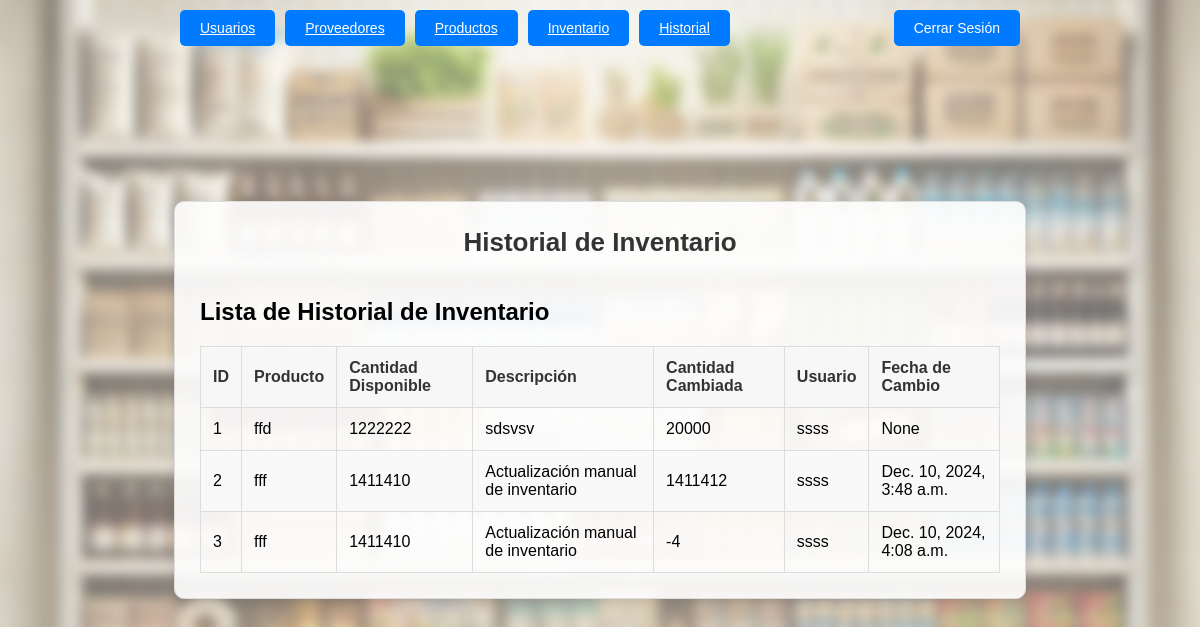
The app's page /historial/ (signed in), older data.
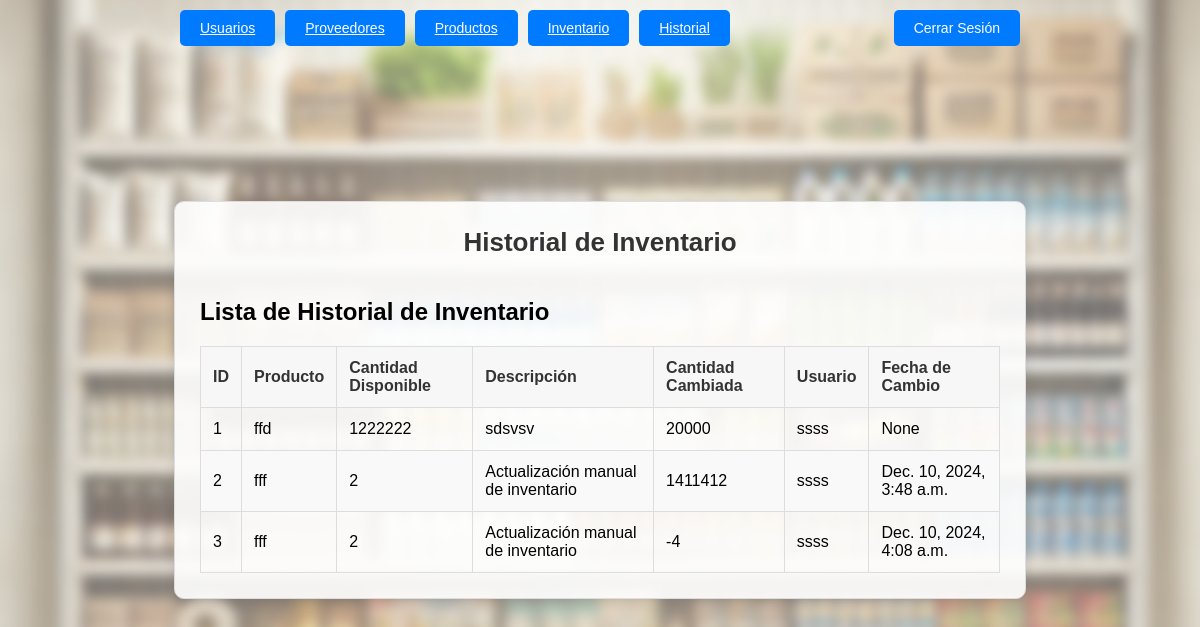
The same page, newer data.
### inventario/models.py (models this page shows, shortened)
class HistorialInventario(models.Model):
    inventario = models.ForeignKey(
        Inventario,
        on_delete=models.PROTECT,
        related_name='historiales'
    )
    fecha_cambio = models.DateTimeField(auto_now_add=True)
    cantidad_cambiada = models.IntegerField()
    descripcion = models.TextField()
    usuario = models.ForeignKey(
        settings.AUTH_USER_MODEL,
        on_delete=models.PROTECT,
        related_name='cambios_inventario'
    )

class Inventario(models.Model):
    producto = models.ForeignKey(
        'productos.Producto',
        on_delete=models.PROTECT,  # Evita la eliminación en cascada
        related_name='inventarios'
    )
    cantidad_disponible = models.PositiveIntegerField(default=0)

### productos/models.py (models this page shows, shortened)
class Producto(models.Model):
    nombre_producto = models.CharField(max_length=100)
    class Categoria(models.TextChoices):
        ASEO = 'Aseo', 'Aseo'
        DESPENSA = 'Despensa', 'Despensa'
        CONGELADOS = 'Congelados', 'Congelados'
        CUIDADO_PERSONAL = 'Cuidado Personal', 'Cuidado Personal'
    categoria = models.CharField(
        max_length=16,
        choices=Categoria.choices,
        blank=False,
    )
    precio = models.DecimalField(max_digits=10, decimal_places=2)
    proveedor = models.ForeignKey(
        'proveedores.Proveedor',
        on_delete=models.PROTECT,
        related_name='productos'
    )
    descripcion = models.TextField(blank=True, null=True)
    fecha_registro = models.DateTimeField(auto_now_add=True)

### usuarios/models.py (models this page shows, shortened)
class Usuario(AbstractUser):
    fecha_nacimiento = models.DateField(blank=True, null=True)
    rut = models.CharField(max_length=12, unique=True)
    ROL_CHOICES = [
        ('Administrador', 'Administrador'),
        ('Usuario general', 'Usuario general'),
    ]
    rol = models.CharField(max_length=15, choices=ROL_CHOICES)
    groups = models.ManyToManyField(
        Group,
        related_name="custom_user_set",  # Use a custom related_name
        blank=True
    )
    user_permissions = models.ManyToManyField(
        Permission,
        related_name="custom_user_set_permissions",  # Use a custom related_name
        blank=True
    )

### inventario/views.py (the view, shortened to what this page needs)
# urls.py: path('historial/', login_required(inventario_views.historial), name='historial'),
def historial(request, historial_id=None):
    if historial_id:
        registro = get_object_or_404(HistorialInventario, id=historial_id)
        form = HistorialInventarioForm(instance=registro)  # Cargar datos existentes
    else:
        registro = None  # Para un nuevo historial
        form = HistorialInventarioForm()
    historialInventario = (
        HistorialInventario.objects
        .select_related('inventario', 'inventario__producto', 'usuario')
        .all()
    )
    return render(request, 'inventario/historialInventario.html', {
        'historialInventario': historialInventario,
        'form': form,
        'historial_id': historial_id
    })

### inventario/templates/inventario/historialInventario.html (shortened to what this page needs)
<!DOCTYPE html>
<html lang="es">
<head>
    {% load static %}
    <link rel="stylesheet" href="{% static 'inventario/styles.css' %}">
</head>
<body>
    <header style="display: flex; justify-content: space-between; align-items: center; padding: 10px; position: absolute;
        top: 0; width: 70%">
        <div style="display: flex; align-items: center;">
            <nav style="display: flex; gap: 10px;">
                {% if request.user.rol == "Administrador" %}
                  <a href="{% url 'gestionUsuarios' %}" class="button">Usuarios</a>
                  <a href="{% url 'gestionProveedores' %}" class="button">Proveedores</a>
                  <a href="{% url 'gestionProductos' %}" class="button">Productos</a>
                {% endif %}
                <a href="{% url 'gestionInventario' %}" class="button">Inventario</a>
                <a href="{% url 'historial' %}" class="button">Historial</a>
            </nav>
        </div>
        <form method="post" action="{% url 'logout' %}">
            <button type="submit" class="button delete">Cerrar Sesión</button>
        </form>
    </header>
    <div class="container">
        <h1>Historial de Inventario</h1>
        <div class="table-container">
            <h2>Lista de Historial de Inventario</h2>
            <table>
                <thead>
                    <tr>
                        <th>ID</th>
                        <th>Producto</th>
                        <th>Cantidad Disponible</th>
                        <th>Descripción</th>
                        <th>Cantidad Cambiada</th>
                        <th>Usuario</th>
                        <th>Fecha de Cambio</th>
                    </tr>
                </thead>
                <tbody>
                    {% for registro in historialInventario %}
                    <tr>
                        <td>{{ registro.id }}</td>
                        <td>{{ registro.inventario.producto.nombre_producto }}</td>
                        <td>{{ registro.inventario.cantidad_disponible }}</td>
                        <td>{{ registro.descripcion }}</td>
                        <td>{{ registro.cantidad_cambiada }}</td>
                        <td>{{ registro.usuario.username }}</td>
                        <td>{{ registro.fecha_cambio }}</td>
                    </tr>
                    {% endfor %}
                </tbody>
            </table>
        </div>
    </div>
</body>
</html>

Row changes from the older to the newer data that the page shows:
changed through a linked row, HistorialInventario "Dec. 10, 2024, 3:48 a.m.": inventario.cantidad_disponible "1411410" → "2"
changed through a linked row, HistorialInventario "Dec. 10, 2024, 4:08 a.m.": inventario.cantidad_disponible "1411410" → "2"
